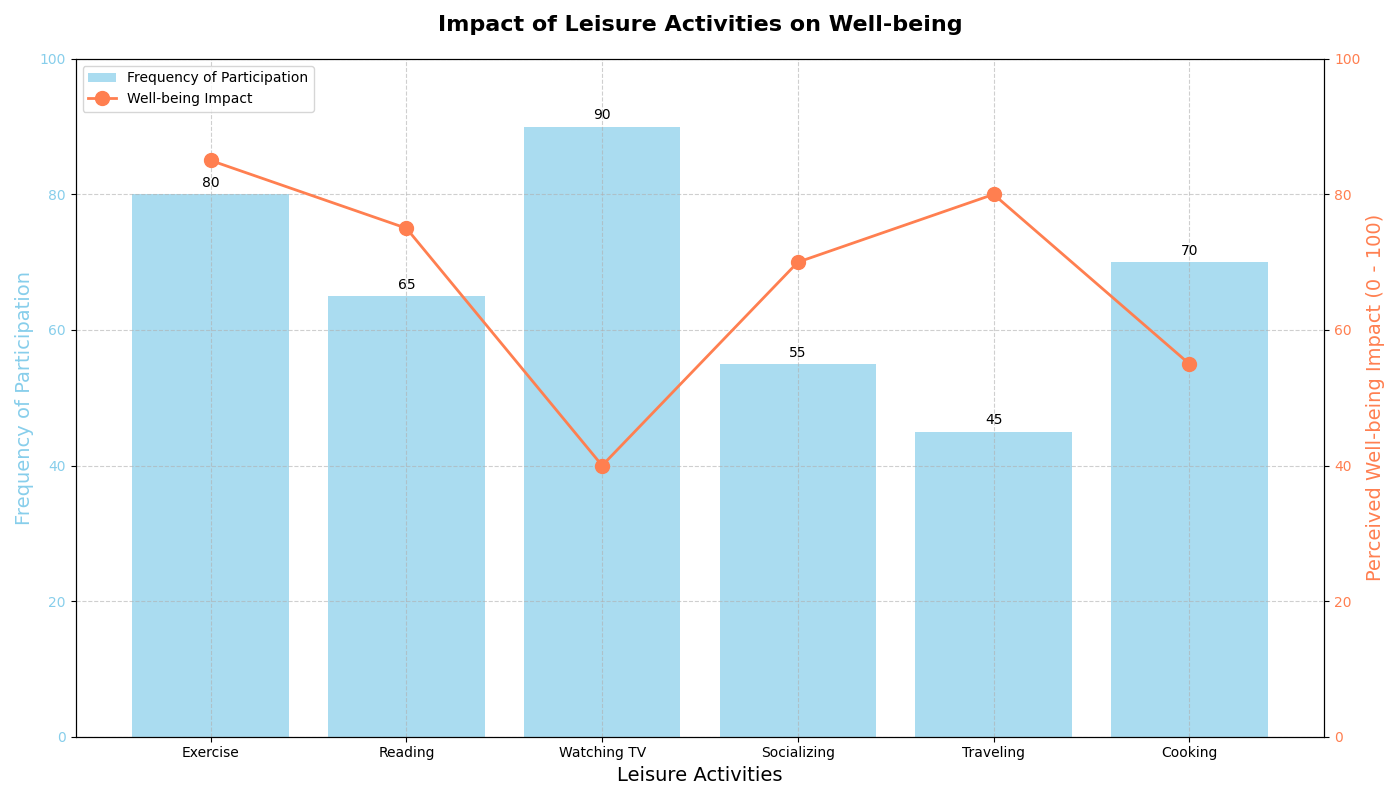

Generate this figure with Python:
import matplotlib.pyplot as plt
import numpy as np

# Backstory:
# A local government conducted a survey to understand the impact of different leisure activities
# on the well-being of their citizens. The survey assessed the frequencies of these activities
# and their perceived impact on mental health.

# Define the leisure activities and their frequencies
activities = ["Exercise", "Reading", "Watching TV", "Socializing", "Traveling", "Cooking"]
frequencies = np.array([80, 65, 90, 55, 45, 70])  # Number of participants engaging in these activities

# Perceived impact on mental well-being (scale: 0 - 100)
well_being_impact = np.array([85, 75, 40, 70, 80, 55])  # Average scores given by participants

# Create the figure and a main axis
fig, ax1 = plt.subplots(figsize=(14, 8))

# Bar chart for activity frequencies
bars = ax1.bar(activities, frequencies, color='skyblue', alpha=0.7, label='Frequency of Participation')

# Adding labels for the bars to show the exact frequency numbers
for bar in bars:
    height = bar.get_height()
    ax1.annotate(f'{height}',
                xy=(bar.get_x() + bar.get_width() / 2, height),
                xytext=(0, 3),  # 3 points vertical offset
                textcoords="offset points",
                ha='center', va='bottom')

# Setting the title and labels for the primary y-axis
ax1.set_title('Impact of Leisure Activities on Well-being', fontsize=16, weight='bold', pad=20)
ax1.set_xlabel('Leisure Activities', fontsize=14)
ax1.set_ylabel('Frequency of Participation', fontsize=14, color='skyblue')
ax1.set_ylim(0, 100)
ax1.yaxis.label.set_color('skyblue')
ax1.tick_params(axis='y', labelcolor='skyblue')
ax1.grid(True, linestyle='--', alpha=0.6)

# Create a twin y-axis to show well-being impact scores
ax2 = ax1.twinx()
ax2.plot(activities, well_being_impact, color='coral', marker='o', linestyle='-', linewidth=2, markersize=10, label='Well-being Impact')
ax2.set_ylabel('Perceived Well-being Impact (0 - 100)', fontsize=14, color='coral')
ax2.set_ylim(0, 100)
ax2.yaxis.label.set_color('coral')
ax2.tick_params(axis='y', labelcolor='coral')

# Add legends
lines_1, labels_1 = ax1.get_legend_handles_labels()
lines_2, labels_2 = ax2.get_legend_handles_labels()
ax1.legend(lines_1 + lines_2, labels_1 + labels_2, loc='upper left', fontsize=10)

# Adjust layout
fig.tight_layout()
plt.show()
